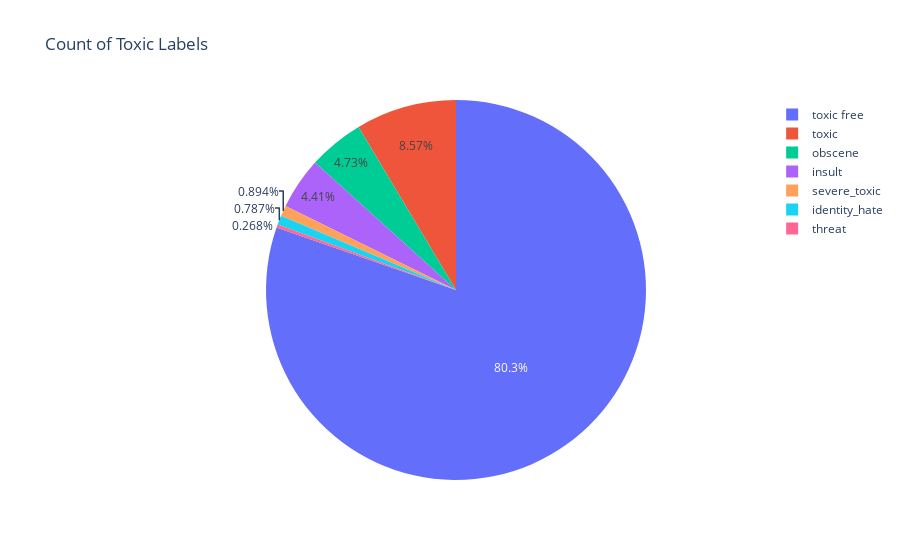

Notebook code cell kept with this figure:
### Code cell
import plotly.express as px

fig = px.pie(values=counts, names=counts.index, title='Count of Toxic Labels')
fig.show()

### Figure 1 — Plotly figure (JSON) as saved in the notebook; plotly's stock layout.template omitted (floating-point values rounded to 4 significant figures)
{"data": [{"domain": {"x": [0, 1], "y": [0, 1]}, "hovertemplate": "label=%{label}<br>value=%{value}<extra></extra>", "labels": ["toxic", "severe_toxic", "obscene", "threat", "insult", "identity_hate", "toxic free"], "legendgroup": "", "name": "", "showlegend": true, "type": "pie", "values": [15294, 1595, 8449, 478, 7877, 1405, 143346]}], "layout": {"legend": {"tracegroupgap": 0}, "title": {"text": "Count of Toxic Labels"}}}
